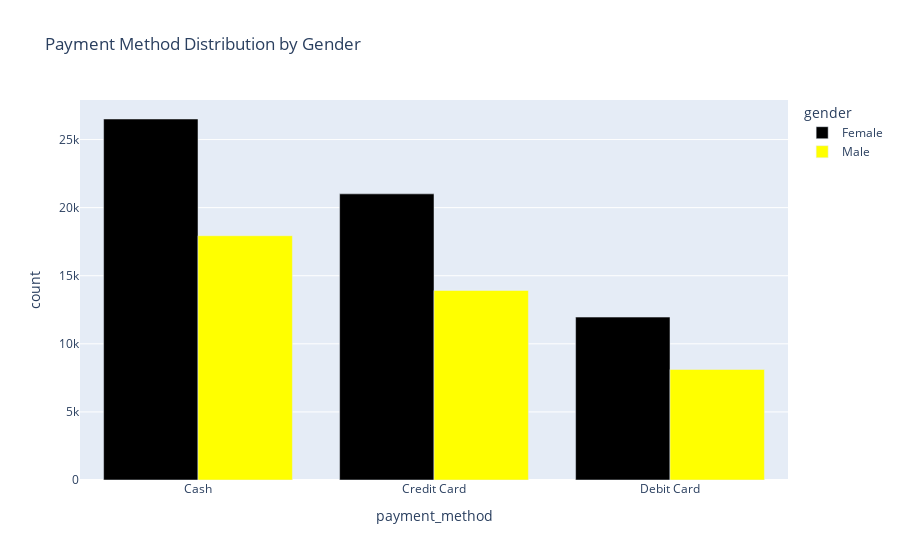

Notebook source saved alongside this figure:
### Code cell
#Knowing which gender use every payment method more
gender_payment_count = df.groupby(['gender', 'payment_method']).size().reset_index(name='count')

iplot(px.bar(gender_payment_count, x='payment_method', y='count', color='gender',
             barmode='group', title='Payment Method Distribution by Gender',
             color_discrete_sequence=['black','yellow']))

### Figure 1 — Plotly figure (JSON) as saved in the notebook; plotly's stock layout.template omitted (floating-point values rounded to 4 significant figures)
{"data": [{"alignmentgroup": "True", "hovertemplate": "gender=Female<br>payment_method=%{x}<br>count=%{y}<extra></extra>", "legendgroup": "Female", "marker": {"color": "black", "pattern": {"shape": ""}}, "name": "Female", "offsetgroup": "Female", "orientation": "v", "showlegend": true, "textposition": "auto", "type": "bar", "x": ["Cash", "Credit Card", "Debit Card"], "xaxis": "x", "y": [26509, 21011, 11962], "yaxis": "y"}, {"alignmentgroup": "True", "hovertemplate": "gender=Male<br>payment_method=%{x}<br>count=%{y}<extra></extra>", "legendgroup": "Male", "marker": {"color": "yellow", "pattern": {"shape": ""}}, "name": "Male", "offsetgroup": "Male", "orientation": "v", "showlegend": true, "textposition": "auto", "type": "bar", "x": ["Cash", "Credit Card", "Debit Card"], "xaxis": "x", "y": [17938, 13920, 8117], "yaxis": "y"}], "layout": {"barmode": "group", "legend": {"title": {"text": "gender"}, "tracegroupgap": 0}, "title": {"text": "Payment Method Distribution by Gender"}, "xaxis": {"anchor": "y", "domain": [0, 1], "title": {"text": "payment_method"}}, "yaxis": {"anchor": "x", "domain": [0, 1], "title": {"text": "count"}}}}
